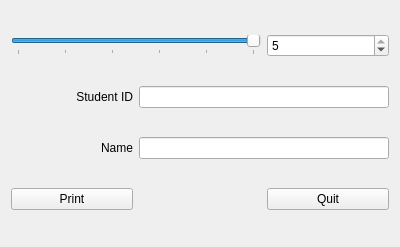
<?xml version="1.0" encoding="UTF-8"?>
<ui version="4.0">
 <class>Grader</class>
 <widget class="QWidget" name="Grader">
  <property name="geometry">
   <rect>
    <x>0</x>
    <y>0</y>
    <width>400</width>
    <height>247</height>
   </rect>
  </property>
  <property name="windowTitle">
   <string>Grader</string>
  </property>
  <layout class="QGridLayout" name="gridLayout">
   <item row="2" column="0">
    <widget class="QLabel" name="label">
     <property name="text">
      <string>Student ID</string>
     </property>
     <property name="alignment">
      <set>Qt::AlignRight|Qt::AlignTrailing|Qt::AlignVCenter</set>
     </property>
    </widget>
   </item>
   <item row="4" column="0">
    <widget class="QLabel" name="label_2">
     <property name="text">
      <string>Name</string>
     </property>
     <property name="alignment">
      <set>Qt::AlignRight|Qt::AlignTrailing|Qt::AlignVCenter</set>
     </property>
    </widget>
   </item>
   <item row="0" column="2">
    <widget class="QSpinBox" name="gradespinner">
     <property name="maximum">
      <number>5</number>
     </property>
     <property name="value">
      <number>5</number>
     </property>
    </widget>
   </item>
   <item row="4" column="1" colspan="2">
    <widget class="QLineEdit" name="name_editor"/>
   </item>
   <item row="5" column="0">
    <widget class="QPushButton" name="print_button">
     <property name="text">
      <string>Print</string>
     </property>
    </widget>
   </item>
   <item row="5" column="2">
    <widget class="QPushButton" name="quit_button">
     <property name="text">
      <string>Quit</string>
     </property>
    </widget>
   </item>
   <item row="0" column="0" colspan="2">
    <widget class="QSlider" name="gradeslider">
     <property name="maximum">
      <number>5</number>
     </property>
     <property name="value">
      <number>5</number>
     </property>
     <property name="sliderPosition">
      <number>5</number>
     </property>
     <property name="orientation">
      <enum>Qt::Horizontal</enum>
     </property>
     <property name="tickPosition">
      <enum>QSlider::TicksBelow</enum>
     </property>
     <property name="tickInterval">
      <number>1</number>
     </property>
    </widget>
   </item>
   <item row="2" column="1" colspan="2">
    <widget class="QLineEdit" name="id_editor"/>
   </item>
  </layout>
 </widget>
 <layoutdefault spacing="6" margin="11"/>
 <resources/>
 <connections>
  <connection>
   <sender>quit_button</sender>
   <signal>clicked()</signal>
   <receiver>Grader</receiver>
   <slot>close()</slot>
   <hints>
    <hint type="sourcelabel">
     <x>328</x>
     <y>203</y>
    </hint>
    <hint type="destinationlabel">
     <x>211</x>
     <y>176</y>
    </hint>
   </hints>
  </connection>
  <connection>
   <sender>gradespinner</sender>
   <signal>valueChanged(int)</signal>
   <receiver>gradeslider</receiver>
   <slot>setValue(int)</slot>
   <hints>
    <hint type="sourcelabel">
     <x>311</x>
     <y>37</y>
    </hint>
    <hint type="destinationlabel">
     <x>120</x>
     <y>35</y>
    </hint>
   </hints>
  </connection>
  <connection>
   <sender>gradeslider</sender>
   <signal>valueChanged(int)</signal>
   <receiver>gradespinner</receiver>
   <slot>setValue(int)</slot>
   <hints>
    <hint type="sourcelabel">
     <x>133</x>
     <y>40</y>
    </hint>
    <hint type="destinationlabel">
     <x>310</x>
     <y>55</y>
    </hint>
   </hints>
  </connection>
 </connections>
 <slots>
  <slot>print()</slot>
 </slots>
</ui>
